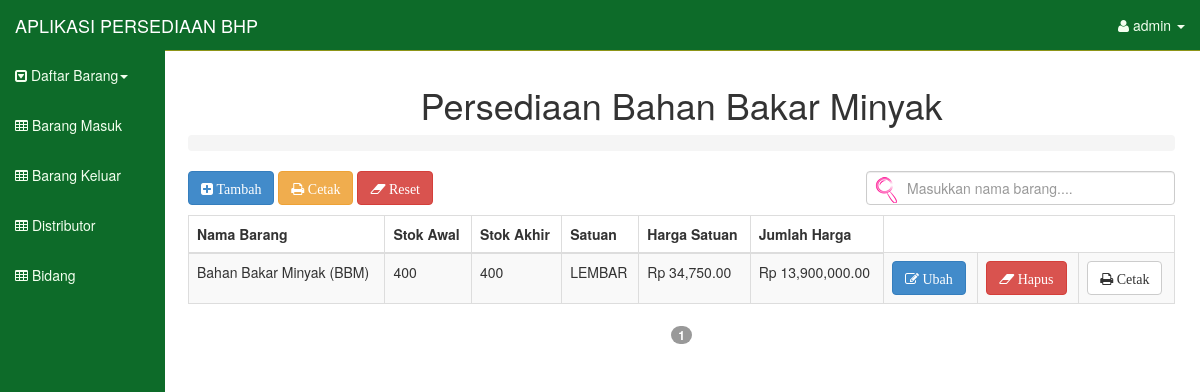
The app's page /index.php?page=bbm (signed in) with its own data.
### tables this page shows
CREATE TABLE IF NOT EXISTS `databarang` (
  `no` int(10) NOT NULL AUTO_INCREMENT,
  `nama_barang` varchar(500) NOT NULL,
  `stok_awal` float NOT NULL,
  `stok_akhir` float NOT NULL,
  `satuan` varchar(50) NOT NULL,
  `harga_satuan` float NOT NULL,
  `kode` int(10) NOT NULL,
  PRIMARY KEY (`no`),
  KEY `nama_barang` (`nama_barang`)
);

### views/db_bbm.php (the view, shortened to what this page needs)
 <div class="row">
          <div class="col-lg-12">
            <h1 align="center">Persediaan Bahan Bakar Minyak</h1>
            <ol class="breadcrumb">
            </ol>
          </div>
        </div>
<div class="row">
<div class="form-group">
<div class="col-sm-8">
<a id="t_brg" data-toggle="modal" data-target="#tbrg" class="btn btn-primary"><i class="fa fa-plus-square"> Tambah</i></a>
<a id="t_cetak" data-toggle="modal" data-target="#tcetak" class="btn btn-warning"><i class="fa fa-print"> Cetak</i></a>
<a href="views/reset.php" class="btn btn-danger" onclick="return confirm('Apakah anda yakin untuk mereset semua history barang masuk dan barang keluar ?');"><i class="fa fa-eraser"> Reset</i></a>
</div>
<div class="col-sm-4">
<input type="text" style="background-image: url(pink.png);background-position: 6px 5px;background-repeat: no-repeat;padding: 5px 20px 4px 40px;" class="form-control" id="myInput" onkeyup="myFunction()" placeholder="Masukkan nama barang....">
</div>
</div>
</div>
<p>
<div class="row">
 <div class="col-lg-12">
            <div class="table-responsive">
              <table id="myTable" class="table table-bordered table-hover table-striped tablesorter paginated">
                <thead>
                  <tr>
                    <th>Nama Barang</th>
                    <th>Stok Awal</th>
                    <th>Stok Akhir</th>
                    <th>Satuan</th>
                    <th>Harga Satuan</i></th>
                    <th>Jumlah Harga</i></th>
                  </tr>
                </thead>
                <tbody>
<?php
$sql= mysql_query("select * from databarang where kode=2");
while($data=mysql_fetch_array($sql)){
?>
              <tr>
              <td><?php echo $data['nama_barang'] ?></td>
              <td><?php echo $data['stok_awal'] ?></td>
              <td><?php echo $data['stok_akhir'] ?></td>
              <td><?php echo $data['satuan'] ?></td>
              <td><?php echo 'Rp '.number_format($data['harga_satuan'],2) ?></td>
              <td><?php echo 'Rp '.number_format($data['stok_akhir']*$data['harga_satuan'],2) ?></td>
              <td><a id="edit_brg" data-toggle="modal" data-target="#editbrg" data-nama="<?php echo $data['nama_barang']; ?>" data-stok="<?php echo $data['stok_awal']; ?>" data-sta="<?php echo $data['stok_akhir']; ?>" data-satuan="<?php echo $data['satuan']; ?>" data-hsatuan="<?php echo $data['harga_satuan']; ?>" data-no="<?php echo $data['no']; ?>" class="btn btn-primary"><i class="fa fa-edit"> Ubah</i></a></td>
              <td><a href="?page=delete&id_barang=<?php echo $data['nama_barang'] ?>" class="btn btn-danger"  ><i class="fa fa-eraser" onclick="return confirm('Apakah anda yakin menghapus data ini ?')"; > Hapus</i></a></td>
              <td><a id="c_brg" data-toggle="modal" data-target="#cetak" data-nama="<?php echo $data['nama_barang']?>" class="btn btn-default"><i class="fa fa-print"> Cetak</i></a></td>
              </tr>
<?php
}
?>
                </tbody>
              </table>
            </div>
          </div>
        </div>

### assets/css/sb-admin.css (style rules this page uses)
body { margin-top: 50px; }
table.tablesorter thead { cursor: pointer; }

### index.php (style rules this page uses)
.row { margin-right: -15px !important; margin-left: -17px !important; }

### records on screen
databarang: nama_barang "Bahan Bakar Minyak (BBM)", stok_awal "400", stok_akhir "400", satuan "LEMBAR", harga_satuan "34,750.00", $data['stok_akhir']*$data['harga_satuan'] "13,900,000.00"

### other values on screen
$_SESSION['user'] "admin"
